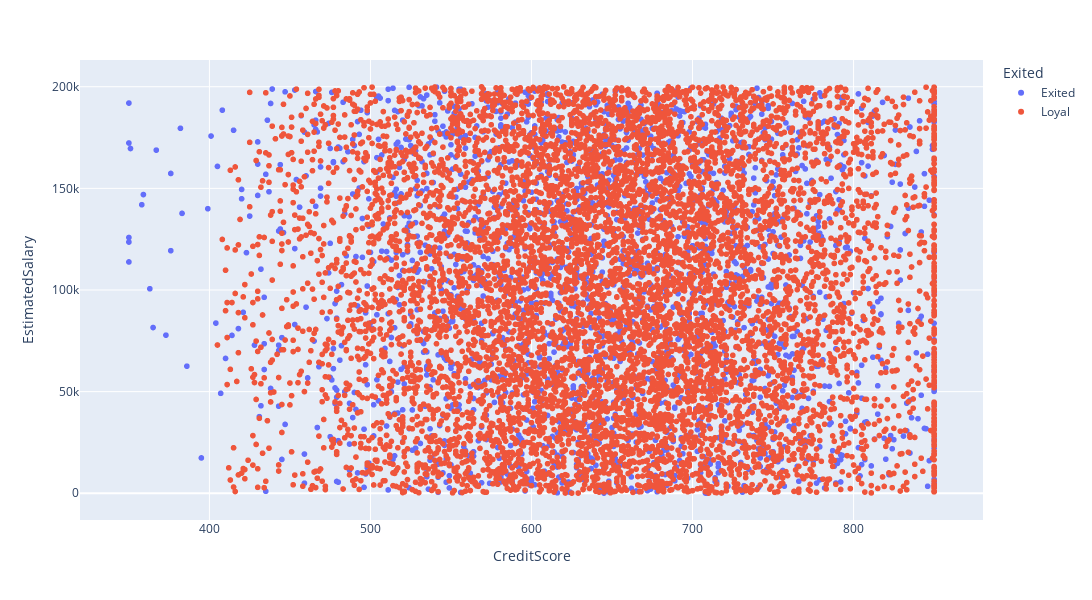

Source (notebook cell):
### Markdown cell above
### <center> ЗАДАНИЕ 9.5
Постройте график, который показывает взаимосвязь кредитного рейтинга клиента и его предполагаемой зарплаты. Добавьте расцветку по признаку оттока клиентов. Какова взаимосвязь между признаками? Если не видите явной взаимосвязи, укажите это.

### Code cell
fig = px.scatter(
    data_frame=churn_data, 
    x = 'CreditScore', 
    y = 'EstimatedSalary', 
    color='Exited', 
    width=1200,
    height=600
)
fig.show()

### Figure 1 — Plotly figure (JSON) as saved in the notebook; plotly's stock layout.template omitted (floating-point values rounded to 4 significant figures; data arrays with more than 128 entries replaced by an {"elided": "..."} marker saying what was removed)
{"data": [{"hovertemplate": "Exited=Exited<br>CreditScore=%{x}<br>EstimatedSalary=%{y}<extra></extra>", "legendgroup": "Exited", "marker": {"color": "#636efa", "symbol": "circle"}, "mode": "markers", "name": "Exited", "showlegend": true, "type": "scattergl", "x": {"elided": "2037 int values"}, "xaxis": "x", "y": {"elided": "2037 float values"}, "yaxis": "y"}, {"hovertemplate": "Exited=Loyal<br>CreditScore=%{x}<br>EstimatedSalary=%{y}<extra></extra>", "legendgroup": "Loyal", "marker": {"color": "#EF553B", "symbol": "circle"}, "mode": "markers", "name": "Loyal", "showlegend": true, "type": "scattergl", "x": {"elided": "7963 int values"}, "xaxis": "x", "y": {"elided": "7963 float values"}, "yaxis": "y"}], "layout": {"height": 600, "legend": {"title": {"text": "Exited"}, "tracegroupgap": 0}, "margin": {"t": 60}, "width": 1200, "xaxis": {"anchor": "y", "domain": [0, 1], "title": {"text": "CreditScore"}}, "yaxis": {"anchor": "x", "domain": [0, 1], "title": {"text": "EstimatedSalary"}}}}
